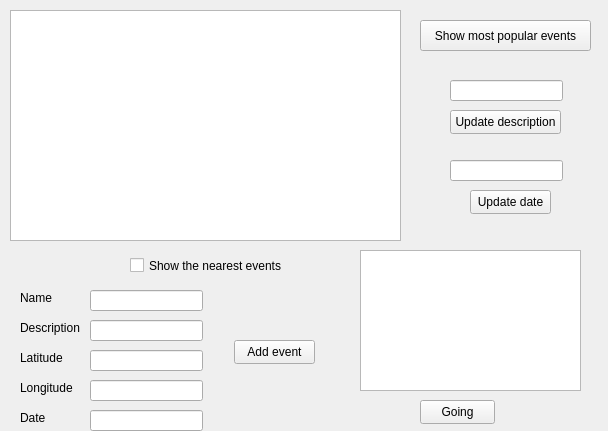
<?xml version="1.0" encoding="UTF-8"?>
<ui version="4.0">
 <class>GUI</class>
 <widget class="QWidget" name="GUI">
  <property name="geometry">
   <rect>
    <x>0</x>
    <y>0</y>
    <width>608</width>
    <height>431</height>
   </rect>
  </property>
  <property name="windowTitle">
   <string>GUI</string>
  </property>
  <widget class="QListWidget" name="listWidget">
   <property name="geometry">
    <rect>
     <x>10</x>
     <y>10</y>
     <width>391</width>
     <height>231</height>
    </rect>
   </property>
  </widget>
  <widget class="QCheckBox" name="checkBox">
   <property name="geometry">
    <rect>
     <x>130</x>
     <y>250</y>
     <width>161</width>
     <height>31</height>
    </rect>
   </property>
   <property name="text">
    <string>Show the nearest events</string>
   </property>
  </widget>
  <widget class="QLabel" name="label">
   <property name="geometry">
    <rect>
     <x>20</x>
     <y>290</y>
     <width>49</width>
     <height>16</height>
    </rect>
   </property>
   <property name="text">
    <string>Name</string>
   </property>
  </widget>
  <widget class="QLabel" name="label_2">
   <property name="geometry">
    <rect>
     <x>20</x>
     <y>380</y>
     <width>61</width>
     <height>16</height>
    </rect>
   </property>
   <property name="text">
    <string>Longitude</string>
   </property>
  </widget>
  <widget class="QLabel" name="label_3">
   <property name="geometry">
    <rect>
     <x>20</x>
     <y>320</y>
     <width>61</width>
     <height>16</height>
    </rect>
   </property>
   <property name="text">
    <string>Description</string>
   </property>
  </widget>
  <widget class="QLabel" name="label_4">
   <property name="geometry">
    <rect>
     <x>20</x>
     <y>410</y>
     <width>49</width>
     <height>16</height>
    </rect>
   </property>
   <property name="text">
    <string>Date</string>
   </property>
  </widget>
  <widget class="QLabel" name="label_5">
   <property name="geometry">
    <rect>
     <x>20</x>
     <y>350</y>
     <width>49</width>
     <height>16</height>
    </rect>
   </property>
   <property name="text">
    <string>Latitude</string>
   </property>
  </widget>
  <widget class="QLineEdit" name="lineEditName">
   <property name="geometry">
    <rect>
     <x>90</x>
     <y>290</y>
     <width>113</width>
     <height>21</height>
    </rect>
   </property>
  </widget>
  <widget class="QLineEdit" name="lineEditDescr">
   <property name="geometry">
    <rect>
     <x>90</x>
     <y>320</y>
     <width>113</width>
     <height>21</height>
    </rect>
   </property>
  </widget>
  <widget class="QLineEdit" name="lineEditLati">
   <property name="geometry">
    <rect>
     <x>90</x>
     <y>350</y>
     <width>113</width>
     <height>21</height>
    </rect>
   </property>
  </widget>
  <widget class="QLineEdit" name="lineEditLong">
   <property name="geometry">
    <rect>
     <x>90</x>
     <y>380</y>
     <width>113</width>
     <height>21</height>
    </rect>
   </property>
  </widget>
  <widget class="QLineEdit" name="lineEditDate">
   <property name="geometry">
    <rect>
     <x>90</x>
     <y>410</y>
     <width>113</width>
     <height>21</height>
    </rect>
   </property>
  </widget>
  <widget class="QPushButton" name="pushButtonAdd">
   <property name="geometry">
    <rect>
     <x>234</x>
     <y>340</y>
     <width>81</width>
     <height>24</height>
    </rect>
   </property>
   <property name="text">
    <string>Add event</string>
   </property>
  </widget>
  <widget class="QListWidget" name="listWidget_2">
   <property name="geometry">
    <rect>
     <x>360</x>
     <y>250</y>
     <width>221</width>
     <height>141</height>
    </rect>
   </property>
  </widget>
  <widget class="QPushButton" name="pushButton">
   <property name="geometry">
    <rect>
     <x>420</x>
     <y>400</y>
     <width>75</width>
     <height>24</height>
    </rect>
   </property>
   <property name="text">
    <string>Going</string>
   </property>
  </widget>
  <widget class="QPushButton" name="pushButton_2">
   <property name="geometry">
    <rect>
     <x>420</x>
     <y>20</y>
     <width>171</width>
     <height>31</height>
    </rect>
   </property>
   <property name="text">
    <string>Show most popular events</string>
   </property>
  </widget>
  <widget class="QPushButton" name="pushButtonDescriptionUpdate">
   <property name="geometry">
    <rect>
     <x>450</x>
     <y>110</y>
     <width>111</width>
     <height>24</height>
    </rect>
   </property>
   <property name="text">
    <string>Update description</string>
   </property>
  </widget>
  <widget class="QLineEdit" name="lineDescrUpdate">
   <property name="geometry">
    <rect>
     <x>450</x>
     <y>80</y>
     <width>113</width>
     <height>21</height>
    </rect>
   </property>
  </widget>
  <widget class="QLineEdit" name="lineEditDatUpadate">
   <property name="geometry">
    <rect>
     <x>450</x>
     <y>160</y>
     <width>113</width>
     <height>21</height>
    </rect>
   </property>
  </widget>
  <widget class="QPushButton" name="pushButtonDateUpdate">
   <property name="geometry">
    <rect>
     <x>470</x>
     <y>190</y>
     <width>81</width>
     <height>24</height>
    </rect>
   </property>
   <property name="text">
    <string>Update date</string>
   </property>
  </widget>
 </widget>
 <resources/>
 <connections/>
</ui>
